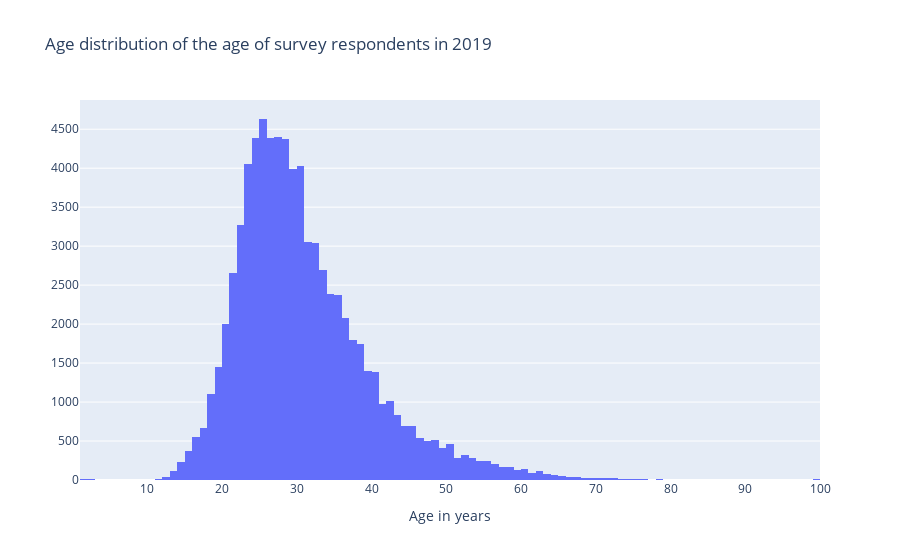

This figure's notebook cell:
### Code cell
fig = go.Figure(data=[go.Histogram(x=ages, xbins=dict( # bins used for histogram
        start=0,
        end=100.0,
        size=1
    ))])
fig.update_layout(
    title_text = 'Age distribution of the age of survey respondents in 2019',
    xaxis_title="Age in years"
)
fig.show()
plotly.offline.plot(fig, filename="figures/age_distribution.html", auto_open=False, include_plotlyjs=True)

### Figure 1 — Plotly figure (JSON) as saved in the notebook; plotly's stock layout.template omitted (floating-point values rounded to 4 significant figures; data arrays with more than 128 entries replaced by an {"elided": "..."} marker saying what was removed)
{"data": [{"type": "histogram", "x": {"elided": "78195 float values"}, "xbins": {"end": 100, "size": 1, "start": 0}}], "layout": {"autosize": true, "title": {"text": "Age distribution of the age of survey respondents in 2019"}, "xaxis": {"autorange": true, "range": [1, 100], "title": {"text": "Age in years"}, "type": "linear"}, "yaxis": {"autorange": true, "range": [0, 4875.0]}}}
